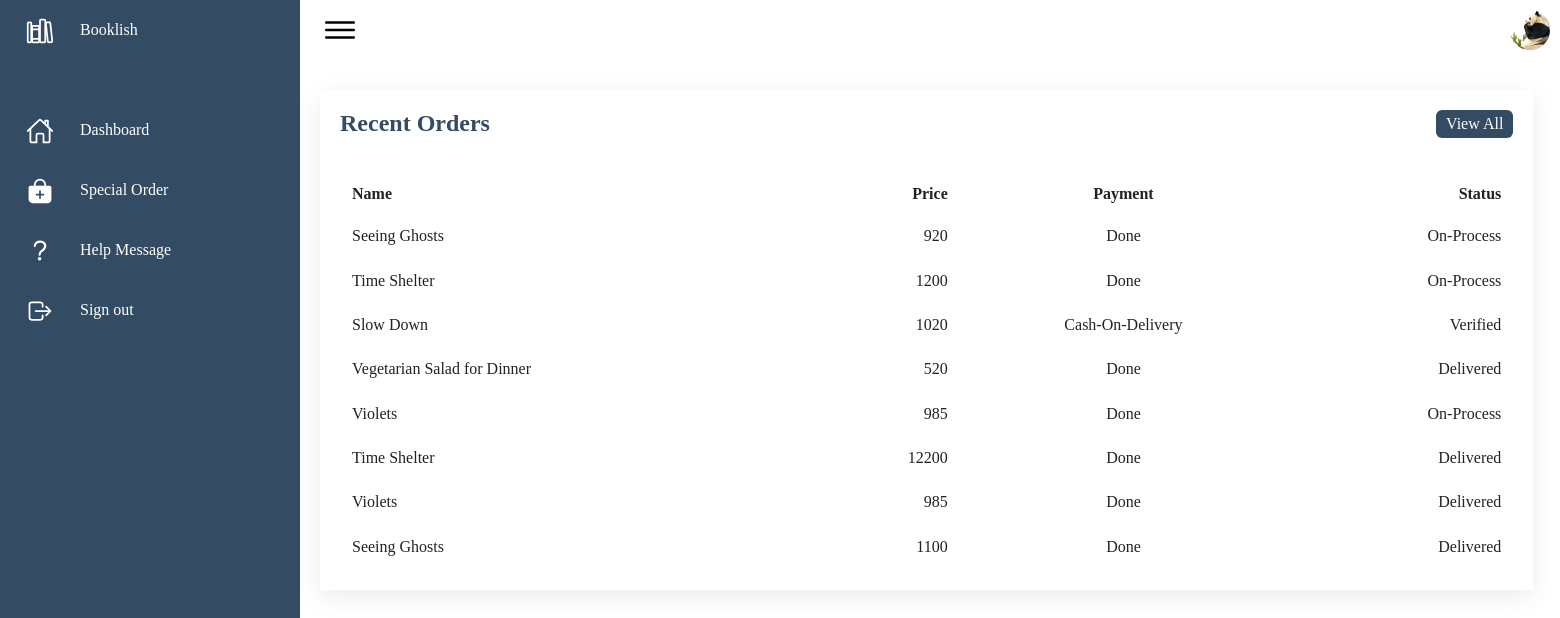
The page /admin/adminpanel.php on the database its author committed.
### tables this page shows
CREATE TABLE `admindashboard` (
  `id` int(11) NOT NULL,
  `Name` varchar(100) NOT NULL,
  `Price` varchar(15) NOT NULL,
  `Payment` varchar(30) NOT NULL,
  `Status` varchar(15) NOT NULL
);

### admin/adminpanel.php (the view, shortened to what this page needs)
<?php
$user = 'root';
$password = '';
$database = 'booklish';
$servername = 'localhost:3306';
$mysqli = new mysqli(
    $servername,
    $user,
    $password,
    $database
);
$sql = " SELECT * FROM admindashboard ";
$result = $mysqli->query($sql);
?>
<!DOCTYPE html>
<html lang="en">
<head>
    <link rel="stylesheet" href="adminpanel.css">
</head>
<body>
    <div class="container">
        <div class="navigation">
            <ul>
                <li>
                    <a href="#">
                        <span class="icon"><ion-icon name="library-outline"></ion-icon></span>
                        <span class="title">Booklish</span>
                    </a>
                </li>
                <li>
                    <a href="adminpanel.php">
                        <span class="icon"><ion-icon name="home-outline"></ion-icon></span>
                        <span class="title">Dashboard</span>
                    </a>
                </li>
                <li>
                    <a href="adminpanelso.php">
                        <span class="icon"><ion-icon name="bag-add"></ion-icon></span>
                        <span class="title">Special Order</span>
                    </a>
                </li>
                <li>
                    <a href="adminpanelhelp.php">
                        <span class="icon"><ion-icon name="help-outline"></ion-icon></span>
                        <span class="title">Help Message</span>
                    </a>
                </li>
                <li>
                    <a href="../index.php">
                        <span class="icon"><ion-icon name="log-out-outline"></ion-icon></span>
                        <span class="title">Sign out</span>
                    </a>
                </li>
            </ul>
        </div>
        <div class="main">
            <div class="topbar">
                <div class="toggle">
                    <ion-icon name="menu-outline"></ion-icon>
                </div>
                <div class="user">
                    <img src="../img/user_dp/userphoto.png">
                </div>
            </div>
            <div class="details">
                <div class="recentorders">
                    <div class="cardheader">
                        <h2>
                            Recent Orders
                        </h2>
                        <a href="#" class="btn">View All</a>
                    </div>
                    <table>
                        <thead>
                            <tr>
                                <td>Name</td>
                                <td>Price</td>
                                <td>Payment</td>
                                <td>Status</td>
                            </tr>
                        </thead>
                        <tbody>
                        <?php
                        while ($rows = $result->fetch_assoc()) {
                        ?>
                            <tr>
                            <td>
                                <?php echo $rows['Name']; ?>
                            </td>
                            <td>
                                <?php echo $rows['Price']; ?>
                            </td>
                            <td>
                                <?php echo $rows['Payment']; ?>
                            </td>
                            <td>
                                <?php echo $rows['Status']; ?>
                            </td>
                        <?php
                        }
                        ?>
                        </tbody>
                    </table>
                </div>
            </div>
        </div>
    </div>
</body>
</html>

### admin/adminpanel.css (style rules this page uses)
* { margin: 0; padding: 0; box-sizing: border-box; }
:root { --blue: #334B63; --white: #fff; --grey: #f5f5f5; --black1: #222; --black2:#999; }
body { min-height: 100vh; overflow-x: hidden; }
.container { position: relative; width: 100%; }
.navigation { position: fixed; width: 300px; height: 100%; background: var(--blue); border-left: 10px solid var(--blue); transition: 0.5s; overflow: hidden; }
.navigation ul { position: absolute; top: 0; left: 0; width: 100%; }
.navigation ul li { position: relative; width: 100%; list-style: none; border-top-left-radius: 30px; border-bottom-left-radius: 30px; }
.navigation ul li:nth-child(1) { margin-bottom: 40px; pointer-events: none; }
.navigation ul li a { position: relative; display: block; width: 100%; display: flex; text-decoration: none; color: var(--white); }
.navigation ul li a .icon { position: relative; display: block; min-width: 60px; height: 60px; line-height: 80px; text-align: center; }
.navigation ul li a .icon ion-icon { font-size: 1.75em; }
.navigation ul li a .title { position: relative; display: block; padding: 0 10px; height: 60px; line-height: 60px; text-align: start; white-space: nowrap; }
.main { position: absolute; width: calc(100% - 300px); left: 300px; min-height: 100vh; background: var(--white); transition: 0.5s; }
.topbar { width: 100%; height: 60px; display: flex; justify-content: space-between; align-items: center; padding: 0 10px; }
.toggle { position: relative; width: 60px; height: 60px; display: flex; justify-content: center; align-items: center; font-size: 2.5em; cursor: pointer; }
.user { position: relative; width: 40px; height: 40px; border-radius: 50%; overflow: hidden; cursor: pointer; }
.user img { position: absolute; top: 0; left: 0; width: 100%; height: 100%; object-fit: cover; }
.details { position: relative; width: 150%; padding: 20px; display: grid; grid-template-columns: 2fr 1fr; grid-gap: 30px; margin-top: 10px; }
.details .recentorders { position: relative; display: grid; min-height: 500px; background:var(--white); padding: 20px; box-shadow: 0 7px 25px rgba(0, 0, 0, 0.08); }
.cardheader { display: flex; justify-content: space-between; align-items: flex-start; }
.cardheader h2 { font-weight: 600; color: var(--blue); }
.btn { position: relative; padding: 5px 10px; background: var(--blue); text-decoration: var(--white); color: var(--white); border-radius: 6px; }
.details table thead td { font-weight: 600; }
.details .recentorders table tr { color: var(--black1); border-bottom: 1px solid rgba(0, 0, 0, 0.01); }
.details .recentorders table tr:last-child { border-bottom: none; }
.details .recentorders table tr td { padding: 10px; }
.details .recentorders table tr td:last-child { text-align: end; }
.details .recentorders table tr td:nth-child(2) { text-align: end; }
.details .recentorders table tr td:nth-child(3) { text-align: center; }

### rows shown on the page
admindashboard: Name "Seeing Ghosts", Price "920", Payment "Done", Status "On-Process"
admindashboard: Name "Time Shelter", Price "1200", Payment "Done", Status "On-Process"
admindashboard: Name "Slow Down", Price "1020", Payment "Cash-On-Delivery", Status "Verified"
admindashboard: Name "Vegetarian Salad for Dinner", Price "520", Payment "Done", Status "Delivered"
admindashboard: Name "Violets", Price "985", Payment "Done", Status "On-Process"
admindashboard: Name "Time Shelter", Price "12200", Payment "Done", Status "Delivered"
admindashboard: Name "Violets", Price "985", Payment "Done", Status "Delivered"
admindashboard: Name "Seeing Ghosts", Price "1100", Payment "Done", Status "Delivered"
